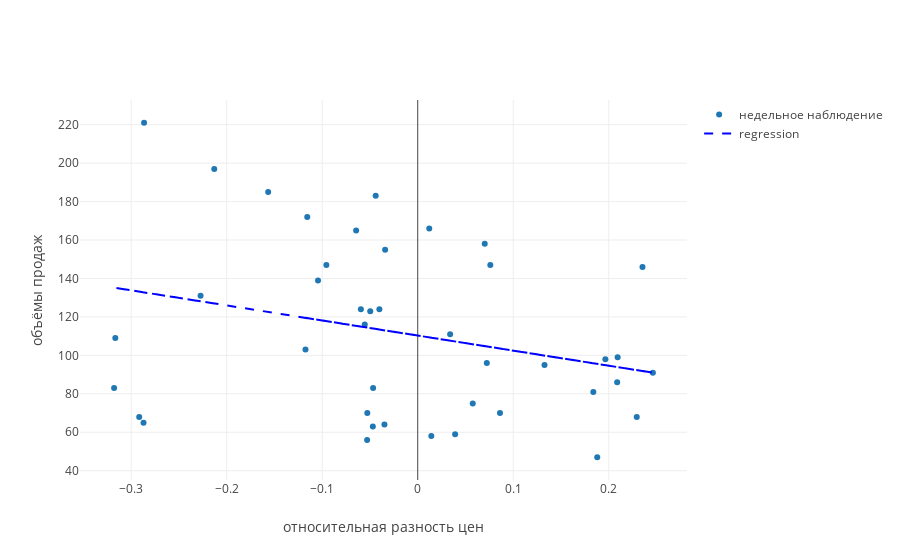

The cell this chart's notebook holds for it:
### Markdown cell above
Посмотрим, как однофакторно объёмы продаж зависят от относительной разности цен

### Code cell
X = df[['price_dif_prc']].values
y = df['volume'].values

lr = LinearRegression()
lr.fit(X, y)

vol_pred = lr.predict(X)

data_plot = [    
    
    go.Scatter(
        x=df['price_dif_prc'],
        y=df['volume'],
        mode='markers',
        name='недельное наблюдение'
    ),
    
    go.Scatter(
        x=df['price_dif_prc'],
        y=vol_pred,
        name='regression',
        line=dict(
            dash='dash',
            color='blue'
        )
    ),
    
]

layout = go.Layout(
    xaxis=dict(
        title='относительная разность цен'
    ),
    yaxis=dict(        
        title='объёмы продаж'
    ),    
)

fig = go.Figure(data=data_plot, layout=layout)

ply.iplot(fig)

### Figure 1 — Plotly figure (JSON) as saved in the notebook; plotly's stock layout.template omitted (floating-point values rounded to 4 significant figures)
{"data": [{"mode": "markers", "name": "недельное наблюдение", "type": "scatter", "uid": "c3472dc7-a6cc-11e9-8637-0008caf36d06", "x": [-0.2131, -0.03415, -0.05954, -0.2274, -0.3166, -0.04673, -0.05278, -0.05299, -0.2871, 0.1879, -0.2916, -0.3179, -0.047, 0.03917, 0.01425, -0.03486, 0.08611, 0.0576, 0.2293, 0.1839, 0.2088, -0.05548, -0.04014, -0.04972, 0.1327, -0.1044, -0.09566, 0.076, 0.01205, 0.2353, -0.04402, 0.07016, -0.2865, -0.1566, -0.1157, -0.06448, 0.2093, 0.2462, 0.1965, 0.03392, 0.07234, -0.1175], "y": [197, 155, 124, 131, 109, 83, 70, 56, 65, 47, 68, 83, 63, 59, 58, 64, 70, 75, 68, 81, 86, 116, 124, 123, 95, 139, 147, 147, 166, 146, 183, 158, 221, 185, 172, 165, 99, 91, 98, 111, 96, 103]}, {"line": {"color": "blue", "dash": "dash"}, "name": "regression", "type": "scatter", "uid": "c3472dc8-a6cc-11e9-8637-0008caf36d06", "x": [-0.2131, -0.03415, -0.05954, -0.2274, -0.3166, -0.04673, -0.05278, -0.05299, -0.2871, 0.1879, -0.2916, -0.3179, -0.047, 0.03917, 0.01425, -0.03486, 0.08611, 0.0576, 0.2293, 0.1839, 0.2088, -0.05548, -0.04014, -0.04972, 0.1327, -0.1044, -0.09566, 0.076, 0.01205, 0.2353, -0.04402, 0.07016, -0.2865, -0.1566, -0.1157, -0.06448, 0.2093, 0.2462, 0.1965, 0.03392, 0.07234, -0.1175], "y": [127.0, 113.0, 115.0, 128.1, 135.1, 114.0, 114.4, 114.5, 132.8, 95.57, 133.2, 135.2, 114.0, 107.2, 109.2, 113.0, 103.6, 105.8, 92.33, 95.89, 93.94, 114.7, 113.4, 114.2, 99.9, 118.5, 117.8, 104.3, 109.4, 91.86, 113.8, 104.8, 132.8, 122.6, 119.4, 115.4, 93.9, 91.0, 94.9, 107.6, 104.6, 119.5]}], "layout": {"xaxis": {"title": "относительная разность цен"}, "yaxis": {"title": "объёмы продаж"}}}
